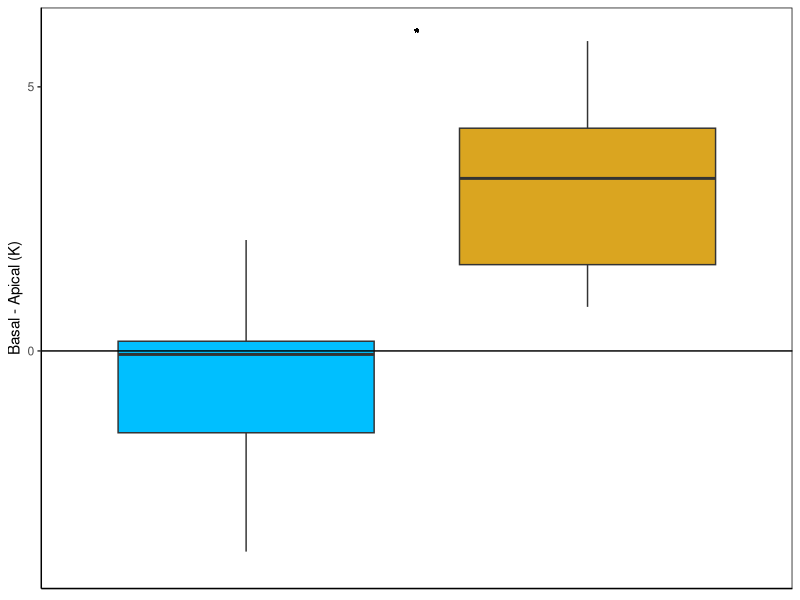
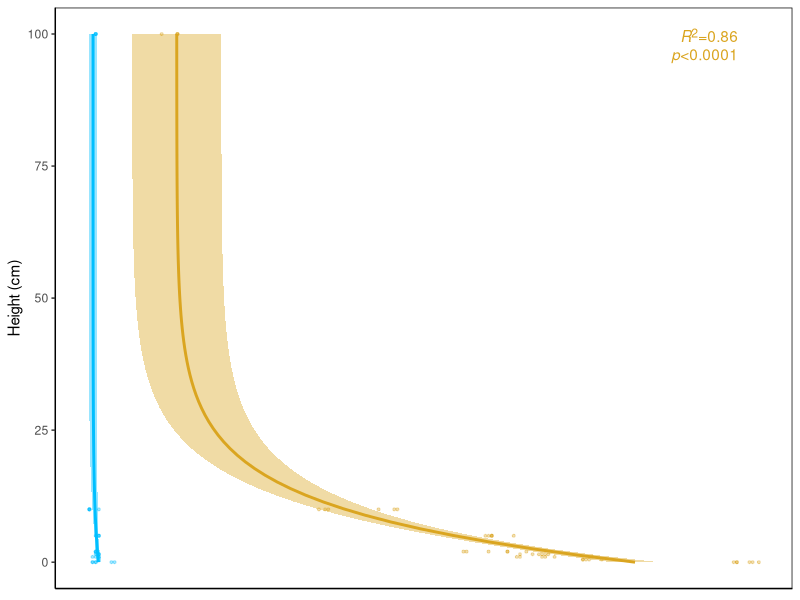
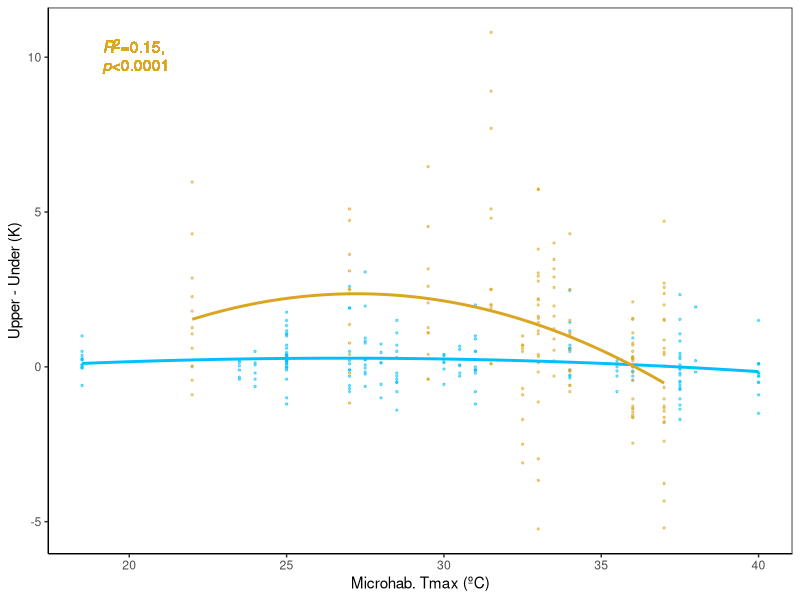
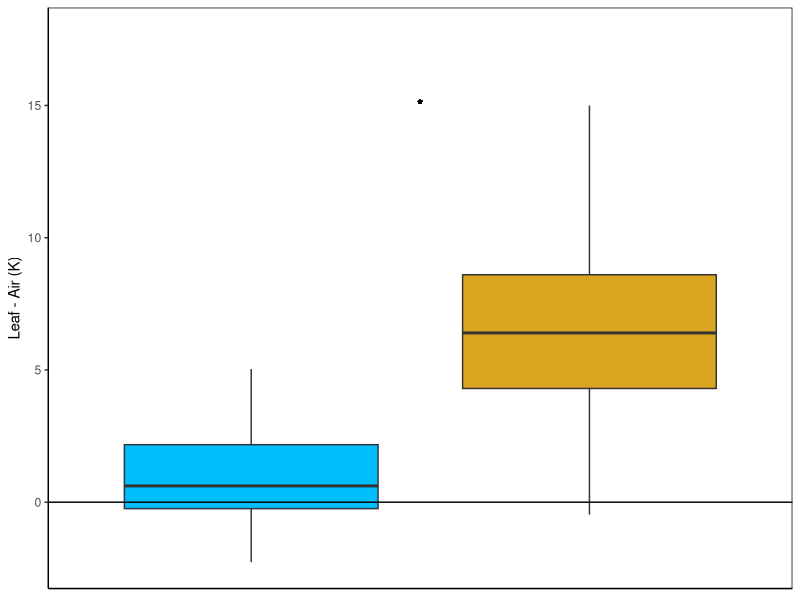
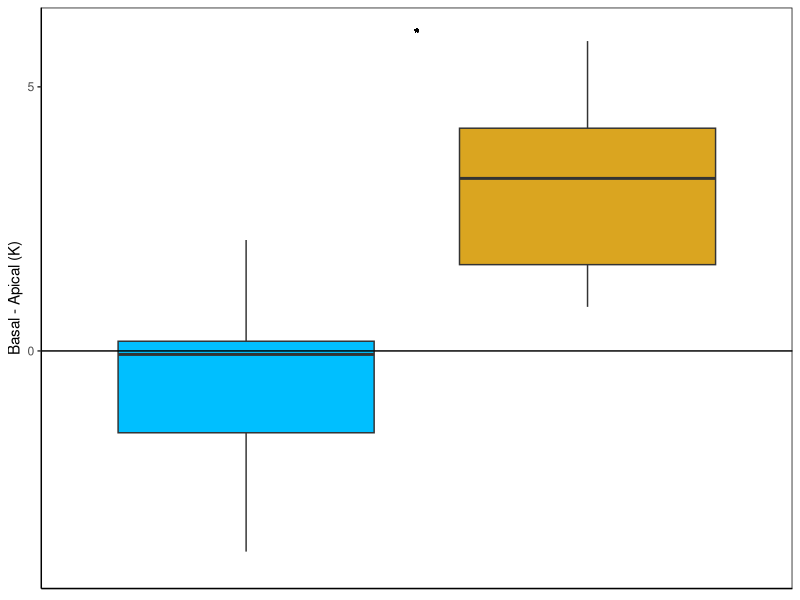
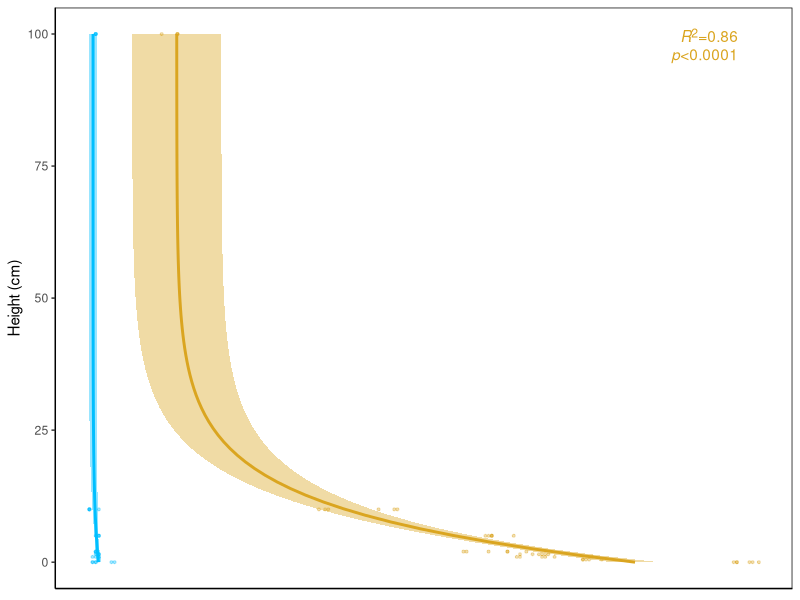
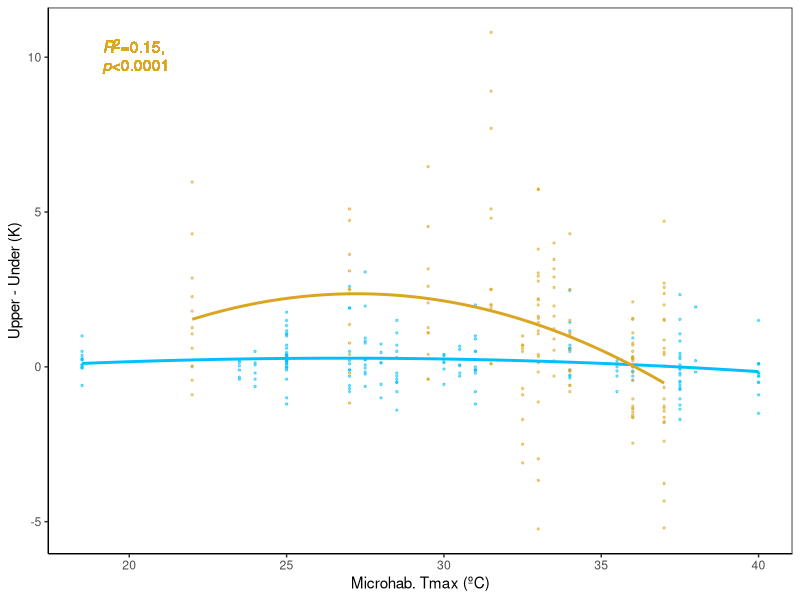
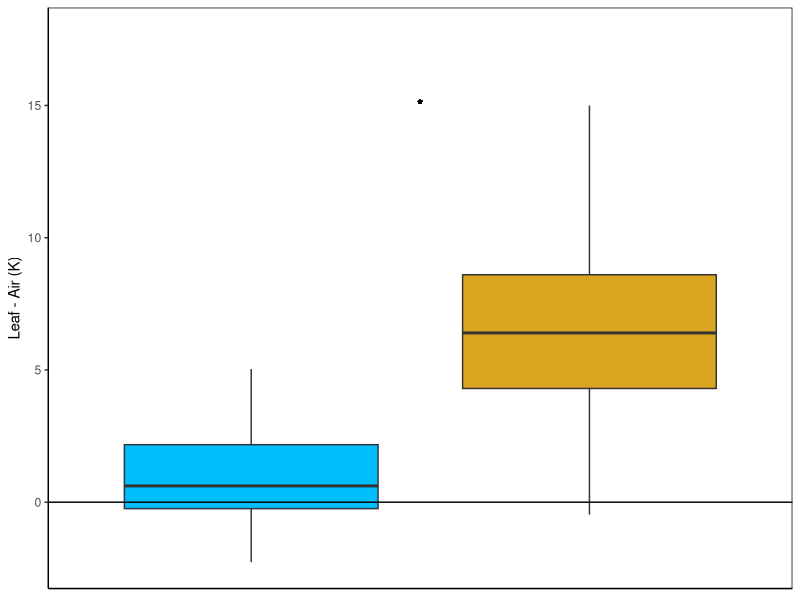

Generate these figures, in order, with R:
############
## Fig. 3 ##
############

# Packages ----------------------------------------------------------------
library(tidyverse)
library(ggtext)
library(broom)
library(readxl)


# Data --------------------------------------------------------------------
## Field campaign data at the host plant level
data.plants <- read.csv("data/data_plants.csv")
## Field campaign data at the foliar level
data.leaves <- read.csv("data/data_leaves.csv")
## Thermal records from the ground
soilgrad <- read_excel ("data/feedbacks_united_2019.05.07.xlsx")


theme_set(theme_classic())

# b1: basal leaf - apical leaf --------------------------------------------
dif_ba_data <- data.leaves %>%
  filter(site == "AE") %>% 
  left_join(data.plants) %>% 
  group_by(site, microhabitat, jday) %>%
  mutate(nleaftype = n_distinct(leaf_type)) %>%
  filter (leaf_type %in% c("b", "m", "a"),
          nleaftype == 3,
          stem_length > 0) %>% 
  group_by(site, microhabitat, jday, leaf_type, ind) %>% 
  summarise(obv_temp = mean(obv_temp, na.rm = T)) %>%
  pivot_wider(names_from = leaf_type,
              values_from = obv_temp) %>% 
  mutate(bm = b - m,
         ba = b - a,
         ma =  m - a) %>% 
  pivot_longer(cols = bm:ma,
               names_to = "diff_type",
               values_to = "diff_obv_temp") %>% 
  filter(diff_type == "ba", !is.na(diff_obv_temp)) %>% 
  mutate(
    Microhabitat = factor(microhabitat,
                          levels = c("C", "SC", "SO", "O")),
    Microhabitat = if_else(microhabitat %in% c("SO", "SC"),
                           "SO+SC", microhabitat),
    Microhabitat = factor(Microhabitat,
                          levels = c("C", "SO+SC", "O"))
  ) %>% 
  filter(Microhabitat != "C")

dif_ba_test <- dif_ba_data %>% 
  lm(diff_obv_temp ~ Microhabitat, data = .) %>% 
  tidy() %>% 
  filter(term == "MicrohabitatO") %>% 
  mutate(pval = if_else(round(p.value, 2)<= 0.05, "*", "")) %>% 
  select(pval) %>% 
  unlist()
  

(dif_ba_plot <- dif_ba_data %>%
  ggplot(aes(x = Microhabitat, y = diff_obv_temp, fill = Microhabitat)) +
  geom_boxplot(outlier.shape = NA) +
  geom_hline(aes(yintercept = 0)) +
  geom_text(aes(x = 1.5, y = 6, label = dif_ba_test)) +
  scale_fill_manual(values = c("deepskyblue", "goldenrod")) +
  scale_y_continuous(breaks = c(0, 5), limits = c(-4, 6)) +
  labs(y = "Basal - Apical (K)") +
  guides(fill = "none") +
  theme(axis.title.x = element_blank(),
        axis.text.x = element_blank(),
        axis.ticks.x = element_blank(),
        panel.background = element_rect(color = "black")))

ggsave(filename = "figures/fig3_b1.svg",
       plot = dif_ba_plot,
       width = 5,
       height = 5,
       units = "cm",
       dpi = 600)



# b2: temperature change from the ground ----------------------------------

soilabs_model <- soilgrad %>%
  filter(site == "AE", rad == "R", wind == "NW")  %>% 
  lm (formula =  temp ~ sinh (0.1*(100 - height)), data = .) %>% 
  summary() %>% 
  glance() %>% 
  select(r.squared, p.value) %>% 
  mutate(rsq = round(r.squared, 2),
         pval = round(p.value, 4)) %>% 
  mutate (pval = if_else(pval == 0, "<0.0001", paste ("=", pval)),
          lab = paste0("*R*<sup>2</sup>=", rsq, "<br>*p*", pval))  


(soilabs_plot <- soilgrad %>%
  filter((site == "AE"))  %>% 
  unite (col = "rad_wind", rad, wind, sep = "+", remove = F) %>% 
  mutate (rad_wind = factor (rad_wind,
                             levels = c("R+NW", "NR+W"))) %>% 
  filter (!is.na (rad_wind)) %>% 
  ggplot (aes (y = temp, x = height)) +
  geom_point (aes (color = rad_wind), size = 0.7, alpha = 0.35) +
  geom_smooth (aes (color = rad_wind, fill = rad_wind),
               method = "lm",
               formula = y ~ sinh (0.1*(100 - x))) +
  scale_color_manual (aesthetics = c("colour", "fill"),
                      values = c ("goldenrod", "deepskyblue"))  +
    geom_richtext(x = 102,
                  y = 47,
                  label = soilabs_model$lab[1],
                  hjust = 1,
                  vjust = 1,
                  color = "goldenrod",
                  label.color = NA) +
  labs (y = "Temperature (ºC)",
        x = "Height (cm)") +
  guides(color = "none", fill = "none") +
  coord_flip() +
  theme (axis.title.x = element_blank(),
         axis.text.x = element_blank(),
         axis.ticks.x = element_blank(),
         panel.background = element_rect(color = "black")))

ggsave(filename = "figures/fig3_b2.svg",
       plot = soilabs_plot,
       width = 5,
       height = 5,
       units = "cm",
       dpi = 600)


# c2: leaf side vs microhabitat temperature -------------------------------

obvrev_temp <- data.leaves %>% 
  mutate(dif_temp = obv_temp - rev_temp,
         Microhabitat = factor(microhabitat,
                               levels = c("C", "SC", "SO", "O")),
         Microhabitat = if_else(Microhabitat %in% c("SO", "SC"),
                                "SO+SC", microhabitat),
         Microhabitat = factor(Microhabitat,
                               levels = c("C", "SO+SC", "O"))) %>% 
  filter(Microhabitat != "C", site == "AE",
         !is.na(dif_temp), !is.na(SENS_TX)) 

obvrev_fit <- obvrev_temp %>%
  filter(Microhabitat == "O") %>% 
  lm(dif_temp ~ poly(SENS_TX, 2), data = .) %>% 
  glance() %>% 
  mutate(rsq = round(r.squared, 2),
         pval = if_else(p.value < 0.0001,
                        "<0.0001",
                        as.character(round(p.value, 2))),
         fit = paste0("<i>R</i><sup>2</sup>=", rsq,
                      ",<br><i>p</i>", pval))


(obvrev_tmax <- obvrev_temp %>% 
  ggplot(aes(x = SENS_TX, y = dif_temp, color = Microhabitat)) +
  geom_point(alpha = 0.5, size = 0.5) +
  geom_smooth(se = F, method = "lm", formula = y ~ poly(x, 2)) +
  geom_richtext(aes(x = 19, y = 10, label = obvrev_fit$fit[1]),
                fill = NA, label.color = NA, hjust = 0,
                color = "goldenrod") +
  scale_color_manual(values = c("SO+SC" = "deepskyblue",
                                "O" = "goldenrod"),
                     name = "Microhabitat") +
  labs(x = "Microhab. Tmax (ºC)",
       y = "Upper - Under (K)") +
  guides(color = "none") +
  theme(panel.background = element_rect(color = "black")))


ggsave(filename = "figures/fig3_c2.svg",
       plot = obvrev_tmax,
       width = 5,
       height = 5,
       units = "cm",
       dpi = 600)


# c3: leaf - air ----------------------------------------------------------
leafair <- data.leaves %>% 
   left_join(data.plants) %>% 
   mutate(Microhabitat = factor(microhabitat,
                                levels = c("C", "SC", "SO", "O")),
          Microhabitat = if_else(Microhabitat %in% c("SO", "SC"),
                                 "SO+SC", microhabitat),
          Microhabitat = factor(Microhabitat,
                                levels = c("C", "SO+SC", "O")),
          thermal_offset = obv_temp - air_temp) %>% 
   filter(site == "AE", Microhabitat != "C")

leafair.test <- leafair %>% 
  lm(thermal_offset ~ Microhabitat, data = .) %>% 
  glance() %>% 
  mutate(ast = if_else(p.value <= 0.05, "*", ""))

(leafair.plot <- leafair %>% 
  ggplot(aes(y = thermal_offset, x = Microhabitat, fill = Microhabitat)) +
  geom_boxplot(outlier.shape = NA) +
  scale_fill_manual(values = c("deepskyblue", "goldenrod")) +
  geom_hline(aes(yintercept = 0)) +
  geom_text(x = 1.5, y = 15, label = leafair.test$ast[1]) +
  labs(y = "Leaf - Air (K)") +
  guides(fill = "none") +
    theme (axis.title.x = element_blank(),
           axis.text.x = element_blank(),
           axis.ticks.x = element_blank(),
           panel.background = element_rect(color = "black")))


ggsave(filename = "figures/fig3_c3.svg",
       plot = leafair.plot,
       width = 5,
       height = 5,
       units = "cm",
       dpi = 600)
